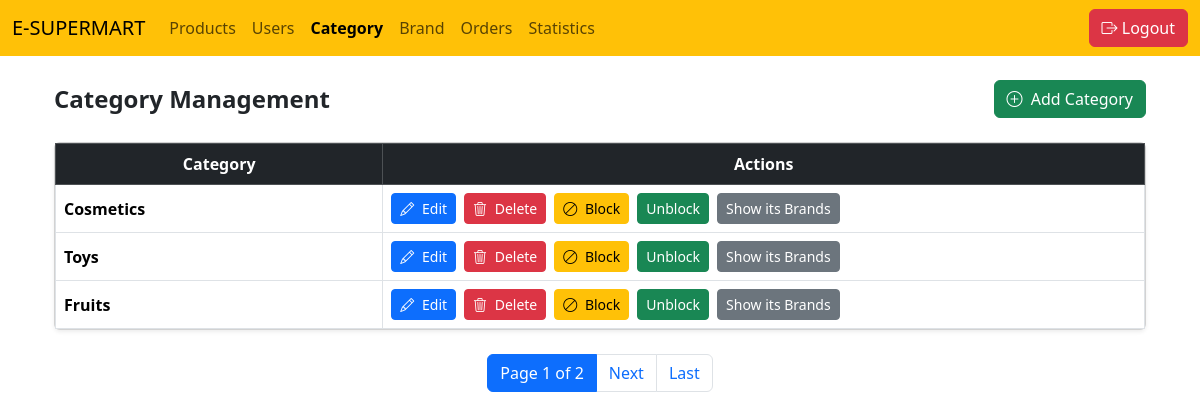
The app's page /adminpanel/category_page/ (signed in) with its own data.
### adminapp/models.py (models this page shows, shortened)
class Category(models.Model):
    name=models.CharField(max_length=100)
    is_available=models.BooleanField(default=True)

### adminapp/views.py (the view)
    @login_required
    def wrapper(request,*args,**kwargs):
        if not request.user.is_staff:
            return redirect('login_view')
        return fun(request,*args,**kwargs)

### adminapp/views.py (called while the page is built)
def admin_only(fun):
    @login_required
    def wrapper(request,*args,**kwargs):
        if not request.user.is_staff:
            return redirect('login_view')
        return fun(request,*args,**kwargs)
    return wrapper

@login_required
@admin_only
def admin_category_page(request):
    product_categories = Category.objects.all().order_by('-id')
    paginator = Paginator(product_categories, 3)
    page_number = request.GET.get('page')
    page_obj = paginator.get_page(page_number)
    return render(
        request,
        'category_page.html',
        {
            'category': page_obj
        }
    )

### adminapp/templates/category_page.html (shortened to what this page needs)
{% extends "base_page.html" %}
{% block content %}
<div class="container-fluid mt-4">
<div class="d-flex flex-wrap justify-content-between align-items-center mb-4 gap-2">
<h4 class="page-title mb-0">Category Management</h4>
<a href="{% url 'add_category' %}" class="btn btn-success">
<i class="bi bi-plus-circle me-1"></i> Add Category
</a>
</div>
<div class="card shadow-sm">
<div class="card-body p-0">
<div class="table-responsive">
<table class="table table-bordered table-hover mb-0">
<thead class="table-dark text-center">
<tr>
<th style="min-width:200px">Category</th>
<th style="min-width:350px">Actions</th>
</tr>
</thead>
<tbody>
{% for i in category %}
<tr>
<td class="fw-semibold">{{ i.name }}</td>
<td>
<div class="d-flex flex-wrap gap-2">
<button class="btn btn-sm btn-primary action-btn"
data-bs-toggle="modal"
data-bs-target="#editModal{{ i.id }}">
<i class="bi bi-pencil"></i> Edit
</button>
<button class="btn btn-sm btn-danger action-btn"
data-bs-toggle="modal"
data-bs-target="#deleteModal{{ i.id }}">
<i class="bi bi-trash3"></i> Delete
</button>
{% if i.is_available %}
<a href="{% url 'block_category' i.id %}"
class="btn btn-sm btn-warning action-btn">
<i class="bi bi-ban"></i> Block
</a>
{% else %}
<span class="btn btn-sm btn-outline-danger disabled action-btn">
<i class="bi bi-ban"></i> Blocked
</span>
{% endif %}
<a href="{% url 'unblock_category' i.id %}"
class="btn btn-sm btn-success action-btn">
Unblock
</a>
<a href="{% url 'all_brand' %}?category={{ i.id }}"
class="btn btn-sm btn-secondary action-btn">
Show its Brands
</a>
</div>
</td>
</tr>
{% endfor %}
</tbody>
</table>
</div>
</div>
</div>
<div class="d-flex justify-content-center mt-4">
<nav>
<ul class="pagination flex-wrap">
<li class="page-item active">
<span class="page-link">
Page {{ category.number }} of {{ category.paginator.num_pages }}
</span>
</li>
{% if category.has_next %}
<li class="page-item">
<a class="page-link"
href="?page={{ category.next_page_number }}">
Next
</a>
</li>
<li class="page-item">
<a class="page-link"
href="?page={{ category.paginator.num_pages }}">
Last
</a>
</li>
{% endif %}
</ul>
</nav>
</div>
</div>
{% endblock content %}

### adminapp/templates/category_page.html (style rules this page uses)
.page-title { font-weight: 600; }
.action-btn i { margin-right: 4px; }
.table td, .table th { vertical-align: middle; }

### records on screen
Category: name "Cosmetics", is_available True (drawn)
Category: name "Toys", is_available True (drawn)
Category: name "Fruits", is_available True (drawn)

### other values on screen
{{ category.number }} "1"
{{ category.paginator.num_pages }} "2"
